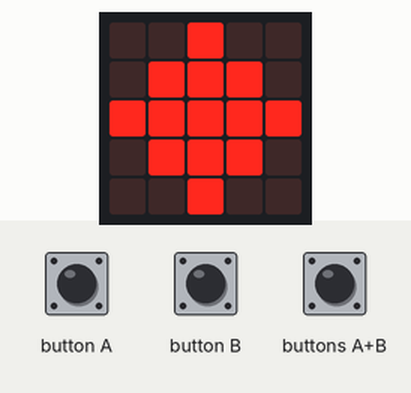
Recording of a program running on a simulated BBC micro:bit (MakeCode). On the bench: the board's 5×5 LED display. Inputs (shaded band) come from the test bench. Random numbers come from a fixed seed.

Above: at 1.2 s.
1.3 s: button B pressed for 0.15 s
At 2.6 s:
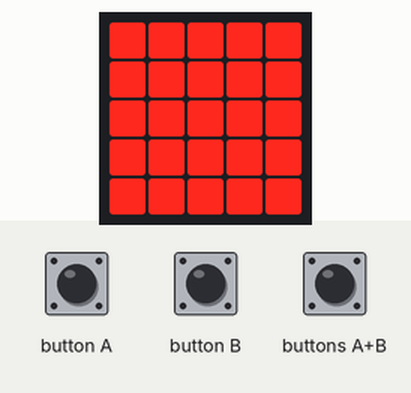
3.1 s: buttons A+B pressed for 0.15 s
At 4.1 s:
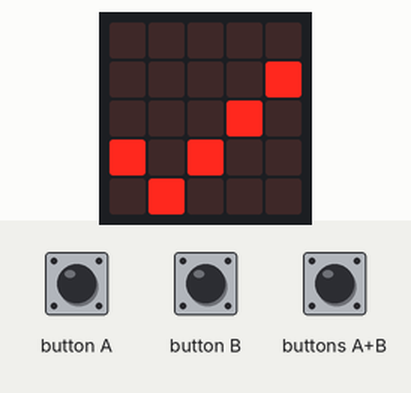
5.1 s: button A pressed for 0.15 s
At 6.5 s:
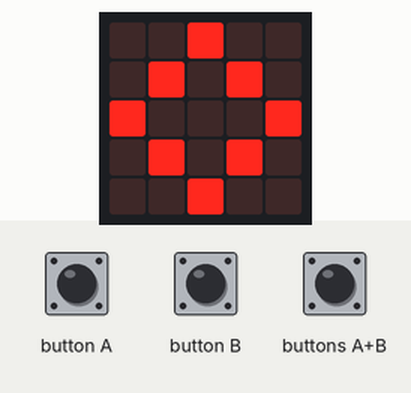
6.9 s: button B pressed 2 times (0.12 s each, 0.3 s apart)
At 7.7 s:
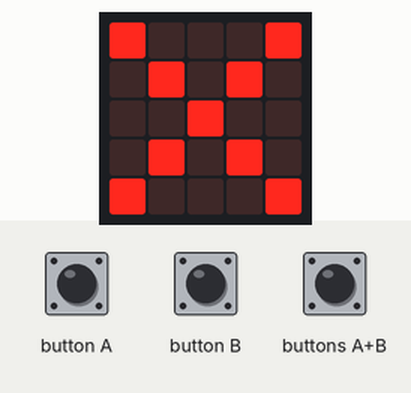
Timing chart, 0 to 9.9 s (numbered marks = the images above; inputs shaded):
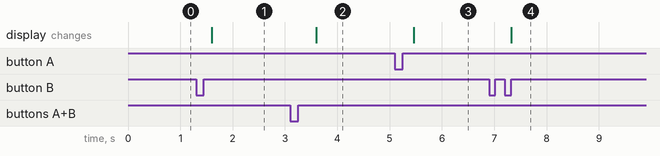

Measured:
- after the input at 1.3 s, the display: changes after 0.30 s (image 1)
- after the input at 3.1 s, the display: changes after 0.50 s (image 2)
- after the input at 5.1 s, the display: changes after 0.36 s (image 3)
- after the input at 6.9 s, the display: changes after 0.42 s (image 4)

The program:

main.ts
```typescript
input.onButtonPressed(Button.A, function () {
    if (Eleccion_Jugador > 0) {
        Eleccion_Jugador += -1
    }
})
input.onButtonPressed(Button.AB, function () {
    Decision_Definitiva += 1
})
input.onButtonPressed(Button.B, function () {
    if (Eleccion_Jugador < 2) {
        Eleccion_Jugador += 1
    }
})
let Decision_Definitiva = 0
let Eleccion_Jugador = 0
let Eleccion_Ordenador = randint(0, 2)
Eleccion_Jugador = 0
basic.forever(function () {
    while (Decision_Definitiva == 0) {
        if (Eleccion_Jugador == 0) {
            basic.showLeds(`
                . . # . .
                . # # # .
                # # # # #
                . # # # .
                . . # . .
                `)
        } else if (Eleccion_Jugador == 1) {
            basic.showLeds(`
                # # # # #
                # # # # #
                # # # # #
                # # # # #
                # # # # #
                `)
        } else {
            basic.showLeds(`
                # . . . #
                . # . # .
                . . # . .
                # # . # #
                # # . # #
                `)
        }
    }
})
basic.forever(function () {
    if (Decision_Definitiva == 1) {
        if (Eleccion_Jugador == 0 && Eleccion_Ordenador == 2) {
            basic.showIcon(IconNames.Yes)
        } else if (Eleccion_Jugador == 0 && Eleccion_Ordenador == 1) {
            basic.showIcon(IconNames.No)
        } else if (Eleccion_Jugador == 0 && Eleccion_Ordenador == 0) {
            basic.showIcon(IconNames.Diamond)
        } else if (Eleccion_Jugador == 1 && Eleccion_Ordenador == 2) {
            basic.showIcon(IconNames.No)
        } else if (Eleccion_Jugador == 1 && Eleccion_Ordenador == 1) {
            basic.showIcon(IconNames.Diamond)
        } else if (Eleccion_Jugador == 1 && Eleccion_Ordenador == 0) {
            basic.showIcon(IconNames.Yes)
        } else if (Eleccion_Jugador == 2 && Eleccion_Ordenador == 2) {
            basic.showIcon(IconNames.Diamond)
        } else if (Eleccion_Jugador == 2 && Eleccion_Ordenador == 1) {
            basic.showIcon(IconNames.Yes)
        } else {
            basic.showIcon(IconNames.No)
        }
    }
})
```

test.ts
```typescript
// aquí va el archivo "tests"; esto no se compilará cuando este paquete se utilice como una extensión.
```
